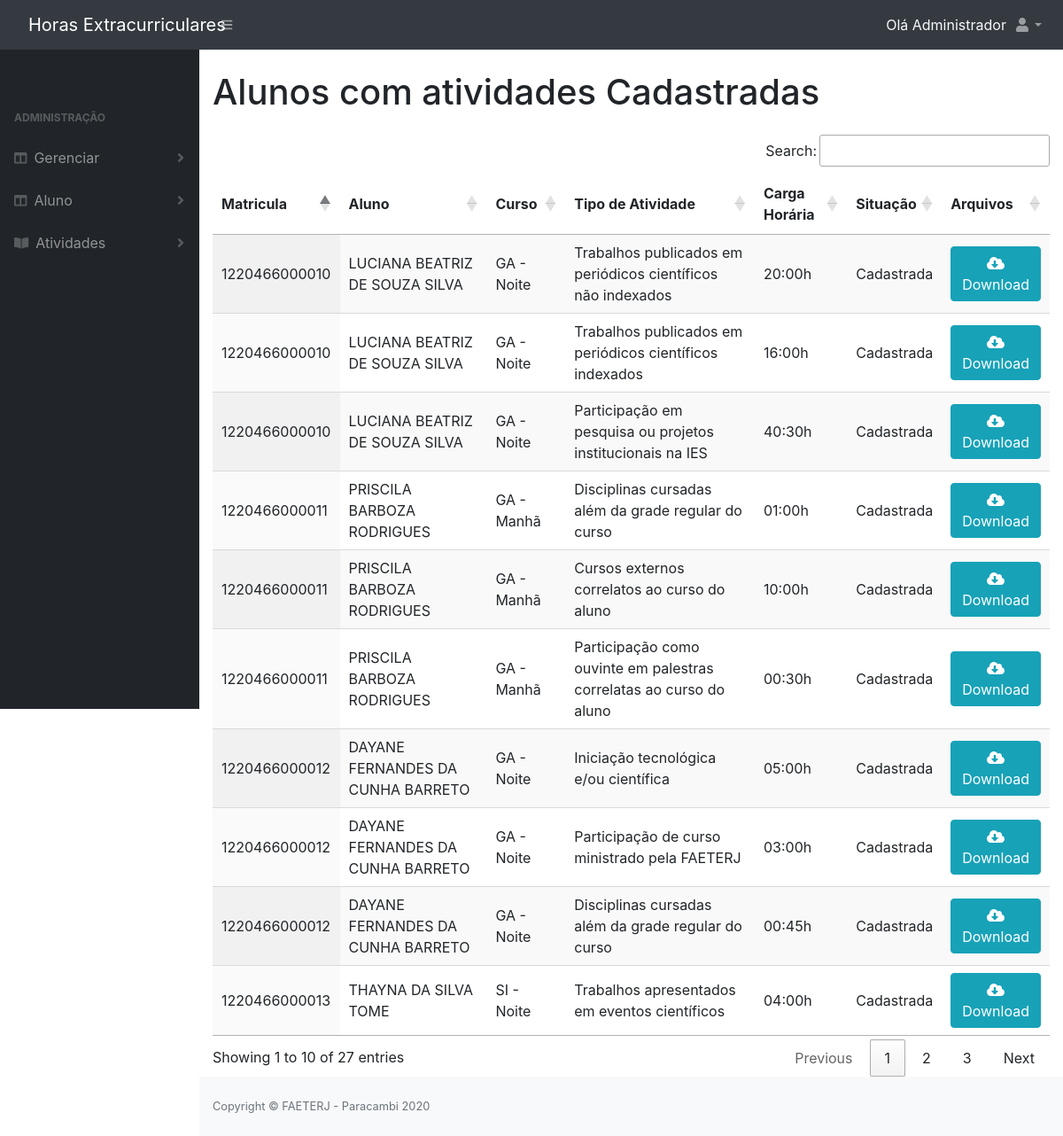
Screenshot of /alunosComHoras.php (signed in) with the database file from the repository.
### tables this page shows
CREATE TABLE IF NOT EXISTS `aluno` (
  `id` INT NOT NULL AUTO_INCREMENT,
  `matricula` VARCHAR(20) NOT NULL,
  `nome` VARCHAR(100) NOT NULL,
  `email` VARCHAR(150) NOT NULL,
  `senha` VARCHAR(32) NOT NULL,
  `turno` INT NOT NULL,
  `status` TINYINT NULL DEFAULT NULL,
  `info_cadastro` VARCHAR(100) NULL DEFAULT NULL,
  `data_registro` DATETIME NOT NULL DEFAULT CURRENT_TIMESTAMP,
  `curso_id` INT NOT NULL,
  `administrador_id` INT NULL DEFAULT NULL,
  PRIMARY KEY (`id`),
   
   
  CONSTRAINT `aluno_ibfk_1`
    FOREIGN KEY (`curso_id`)
    REFERENCES `curso` (`id`),
  CONSTRAINT `aluno_ibfk_2`
    FOREIGN KEY (`administrador_id`)
    REFERENCES `administrador` (`id`));

CREATE TABLE IF NOT EXISTS `curso` (
  `id` INT NOT NULL AUTO_INCREMENT,
  `nome` VARCHAR(255) NOT NULL,
  `sigla` VARCHAR(5) NOT NULL,
  `data_registro` DATETIME NOT NULL DEFAULT CURRENT_TIMESTAMP,
  PRIMARY KEY (`id`));

CREATE TABLE IF NOT EXISTS `atividade` (
  `id` INT NOT NULL PRIMARY KEY AUTO_INCREMENT,
  `nome` VARCHAR(255) NOT NULL,
  `modo_comprovacao` VARCHAR(255) NULL DEFAULT NULL,
  `max_horas` INT NOT NULL,
  `data_registro` DATETIME NOT NULL DEFAULT CURRENT_TIMESTAMP,
  `dimensao_id` INT NOT NULL,
   
  CONSTRAINT `fk_atividade_dimensao1`
    FOREIGN KEY (`dimensao_id`)
    REFERENCES `dimensao` (`id`));

CREATE TABLE IF NOT EXISTS `aluno_atividade` (
  `id` INT NOT NULL AUTO_INCREMENT,
  `descricao` VARCHAR(300) NOT NULL,
  `carga_horaria` TIME NOT NULL,
  `status` TINYINT NULL DEFAULT -1,
  `arquivo` VARCHAR(255) NOT NULL,
  `data_inicial` DATE NOT NULL,
  `data_final` DATE NOT NULL,
  `hora_inicial` TIME NULL,
  `hora_final` TIME NULL,
  `observacao` VARCHAR(1000) NULL,
  `motivo` VARCHAR(255) NULL,
  `aluno_id` INT NOT NULL,
  `atividade_id` INT NOT NULL,
  `administrador_id` INT NULL DEFAULT NULL,
  `data_registro` DATETIME NOT NULL DEFAULT CURRENT_TIMESTAMP,

  PRIMARY KEY (`id`, `aluno_id`, `atividade_id`),
   
   
  CONSTRAINT `aluno_atividade_ibfk_1`
    FOREIGN KEY (`atividade_id`)
    REFERENCES `atividade` (`id`),
  CONSTRAINT `aluno_atividade_ibfk_2`
    FOREIGN KEY (`aluno_id`)
    REFERENCES `aluno` (`id`));

### class/AlunoDao.php (called while the page is built, shortened)
<?php
require_once 'DB.php';
abstract class AlunoDao extends DB
{
    protected $table;
    public function listarAlunosComAtividade()
    {
        $sql = "SELECT a.matricula, a.nome AS aluno, c.sigla AS curso, a.turno, at.nome AS atividade, aa.carga_horaria, aa.status, aa.arquivo FROM $this->table a
                INNER JOIN curso c ON c.id = a.curso_id
                INNER JOIN aluno_atividade aa ON aa.aluno_id = a.id
                INNER JOIN atividade at ON at.id = aa.atividade_id";
        $stmt = DB::prepare($sql);
        $stmt->execute();
        return $stmt->fetchAll();
    }
}

### class/DB.php (called while the page is built, shortened)
<?php
class DB{
	private static $instance;
	public static function getInstance(){
		if(!isset(self::$instance)){
			try {
				self::$instance = new PDO('mysql:host=' . DB_HOST . ';dbname=' . DB_NAME, DB_USER, DB_PASS, array(PDO::MYSQL_ATTR_INIT_COMMAND => "SET NAMES utf8"));
				self::$instance->setAttribute( PDO::ATTR_ERRMODE, PDO::ERRMODE_EXCEPTION);
				self::$instance->setAttribute(PDO::ATTR_DEFAULT_FETCH_MODE, PDO::FETCH_OBJ);
			} catch (PDOException $e) {
				echo $e->getMessage();
			}
		}
		return self::$instance;
	}
	public static function prepare($sql){
		return self::getInstance()->prepare($sql);
	}
}

### class/Aluno.php (called while the page is built, shortened)
<?php
require_once 'AlunoDao.php';
class Aluno extends AlunoDao
{
    public function turno($id){
      if($id == 1){
        return "Manhã";
      }elseif($id == 2){
        return "Noite";
      }else{
        return '';
      }
    }
}

### class/AlunoAtividade.php (called while the page is built, shortened)
<?php
class AlunoAtividade extends AlunoAtividadeDao
{
  public function situacao($status)
  {
    switch ($status) {
      case -1:
        return "Cadastrada";
        break;
    }
  }
}

### alunosComHoras.php (the view, shortened to what this page needs)
<?php
require_once 'include/topo.php';
$alunoAtividade = new AlunoAtividade();
$aluno = new Aluno();
?>
<div class="container-fluid">
    <div class="form-row">
        <div class="form-group col-md-10">
            <h1>Alunos com atividades Cadastradas</h1>
        </div>
    </div>
    <table id="listar" class="display" style="width:100%">
        <thead class="text-center">
            <tr>
                <th>Matricula</th>
                <th>Aluno</th>
                <th>Curso</th>
                <th>Tipo de Atividade</th>
                <th>Carga Horária</th>
                <th>Situação</th>
                <th>Arquivos</th>
            </tr>
        </thead>
        <?php foreach ($aluno->listarAlunosComAtividade() as $key => $value) :
        ?>
            <tr>
                <td><?php echo $value->matricula; ?></td>
                <td><?php echo $value->aluno; ?></td>
                <td><?php echo $value->curso . " - " . $aluno->turno($value->turno); ?></td>
                <td><?php echo $value->atividade; ?></td>
                <td><?php echo substr($value->carga_horaria,0,5) . 'h'; ?></td>
                <td><?php echo $alunoAtividade->situacao($value->status); ?></td>
                <td class="text-center">
                    <a class="btn btn-info" href="arquivos/<?php echo $value->arquivo; ?>" download="<?php echo $value->descricao; ?>">
                        <i class="fas fa-cloud-download-alt"></i> Download
                    </a>
                </td>
            </tr>
        <?php endforeach; ?>
    </table>
</div>
<?php require_once 'include/rodape.php' ?>

### include/topo.php (shortened to what this page needs)
<!DOCTYPE html>
<html lang="pt-br">
<head>
    <link href="dist/css/styles.css" rel="stylesheet" />
    <link rel="stylesheet" href="vendor/twbs/bootstrap/dist/css/bootstrap.css">
    <link rel="stylesheet" href="https://cdn.datatables.net/1.10.9/css/jquery.dataTables.min.css">
    <link rel="stylesheet" href="https://cdn.datatables.net/responsive/1.0.7/css/responsive.dataTables.min.css">
</head>
<body class="sb-nav-fixed">
<?php if($_SESSION['perfil'] == '1') {
    require_once 'menuAdmin.php';
}else if($_SESSION['perfil'] == '2') {
    require_once 'menuAluno.php';
}else{
    header("Location: login.php");
}
?>
        <div id="layoutSidenav_content">
            <main>
                <br>

### include/menuAdmin.php (shortened to what this page needs)
<nav class="sb-topnav navbar navbar-expand navbar-dark bg-dark">
    <a class="navbar-brand" href="index.php">Horas Extracurriculares</a>
    <button class="btn btn-link btn-sm order-1 order-lg-0" id="sidebarToggle" href="#"><i class="fas fa-bars"></i></button>
    <div class="text-light"><?php echo "Olá " . strtok($_SESSION['nome'], ' '); ?></div>
    <ul class="navbar-nav ml-auto ml-md-0">
        <li class="nav-item dropdown">
            <a class="nav-link dropdown-toggle" id="userDropdown" href="#" role="button" data-toggle="dropdown" aria-haspopup="true" aria-expanded="false"><i class="fas fa-user fa-fw"></i></a>
        </li>
    </ul>
</nav>
<div id="layoutSidenav">
    <div id="layoutSidenav_nav">
        <nav class="sb-sidenav accordion sb-sidenav-dark" id="sidenavAccordion">
            <div class="sb-sidenav-menu">
                <div class="nav">
                    <div class="sb-sidenav-menu-heading"></div>
                    <div class="sb-sidenav-menu-heading">Administração</div>
                    <a class="nav-link collapsed" href="#" data-toggle="collapse" data-target="#gerenciar" aria-expanded="false" aria-controls="gerenciar">
                        <div class="sb-nav-link-icon"><i class="fas fa-columns"></i></div>
                        Gerenciar
                        <div class="sb-sidenav-collapse-arrow"><i class="fas fa-angle-down"></i></div>
                    </a>
                    <a class="nav-link collapsed" href="#" data-toggle="collapse" data-target="#alunos" aria-expanded="false" aria-controls="alunos">
                        <div class="sb-nav-link-icon"><i class="fas fa-columns"></i></div>
                        Aluno
                        <div class="sb-sidenav-collapse-arrow"><i class="fas fa-angle-down"></i></div>
                    </a>
                    <a class="nav-link collapsed" href="#" data-toggle="collapse" data-target="#atividades" aria-expanded="false" aria-controls="atividades">
                        <div class="sb-nav-link-icon"><i class="fas fa-book-open"></i></div>
                        Atividades
                        <div class="sb-sidenav-collapse-arrow"><i class="fas fa-angle-down"></i></div>
                    </a>
                </div>
            </div>
        </nav>
    </div>

### include/rodape.php (shortened to what this page needs)
</main>
<footer class="py-4 bg-light mt-auto">
    <div class="container-fluid">
        <div class="d-flex align-items-center justify-content-between small">
            <div class="text-muted">Copyright &copy; FAETERJ - Paracambi <?php echo date('Y') ?></div>
        </div>
    </div>
</footer>
</div>
</div>
</body>
</html>

### rows the page displays
aluno: matricula "1220466000013", nome "THAYNA DA SILVA TOME", curso.sigla "SI", turno "Noite", atividade.nome "Trabalhos apresentados em eventos científicos", aluno_atividade.carga_horaria "04:00", aluno_atividade.status "Cadastrada"
aluno: matricula "1220466000011", nome "PRISCILA BARBOZA RODRIGUES", curso.sigla "GA", turno "Manhã", atividade.nome "Disciplinas cursadas além da grade regular do curso", aluno_atividade.carga_horaria "01:00", aluno_atividade.status "Cadastrada", atividade.nome "Cursos externos correlatos ao curso do aluno", aluno_atividade.carga_horaria "10:00", atividade.nome "Participação como ouvinte em palestras correlatas ao curso do aluno", aluno_atividade.carga_horaria "00:30"
aluno: matricula "1220466000012", nome "DAYANE FERNANDES DA CUNHA BARRETO", curso.sigla "GA", turno "Noite", atividade.nome "Iniciação tecnológica e/ou científica", aluno_atividade.carga_horaria "05:00", aluno_atividade.status "Cadastrada", atividade.nome "Participação de curso ministrado pela FAETERJ", aluno_atividade.carga_horaria "03:00", atividade.nome "Disciplinas cursadas além da grade regular do curso", aluno_atividade.carga_horaria "00:45"
aluno: matricula "1220466000010", nome "LUCIANA BEATRIZ DE SOUZA SILVA", curso.sigla "GA", turno "Noite", atividade.nome "Trabalhos publicados em periódicos científicos não indexados", aluno_atividade.carga_horaria "20:00", aluno_atividade.status "Cadastrada", atividade.nome "Trabalhos publicados em periódicos científicos indexados", aluno_atividade.carga_horaria "16:00", atividade.nome "Participação em pesquisa ou projetos institucionais na IES", aluno_atividade.carga_horaria "40:30"

### other values shown
strtok($_SESSION['nome'], ' ') "Administrador"
